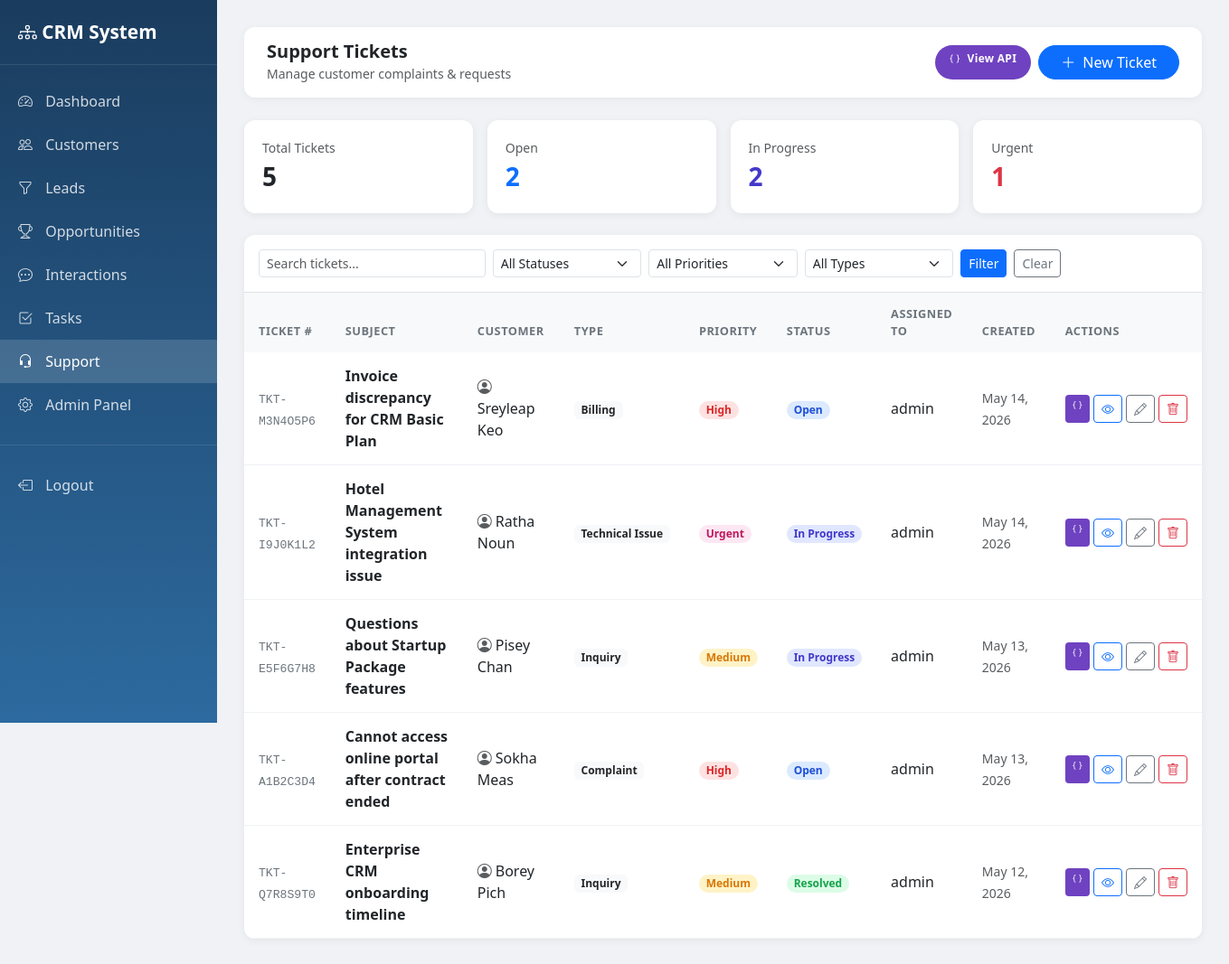
Screenshot of /support/ (signed in) with the database file from the repository.
### support/models.py (models this page shows, shortened)
class SupportTicket(models.Model):
    ISSUE_TYPE_CHOICES = [
        ('complaint', 'Complaint'),
        ('inquiry', 'Inquiry'),
        ('technical', 'Technical Issue'),
        ('billing', 'Billing'),
        ('other', 'Other'),
    ]
    PRIORITY_CHOICES = [
        ('low', 'Low'),
        ('medium', 'Medium'),
        ('high', 'High'),
        ('urgent', 'Urgent'),
    ]
    STATUS_CHOICES = [
        ('open', 'Open'),
        ('in_progress', 'In Progress'),
        ('resolved', 'Resolved'),
        ('closed', 'Closed'),
    ]
    ticket_number = models.CharField(max_length=20, unique=True, default=generate_ticket_number, editable=False)
    customer = models.ForeignKey(Customer, on_delete=models.CASCADE, related_name='tickets')
    issue_type = models.CharField(max_length=20, choices=ISSUE_TYPE_CHOICES, default='inquiry')
    subject = models.CharField(max_length=255)
    description = models.TextField()
    priority = models.CharField(max_length=10, choices=PRIORITY_CHOICES, default='medium')
    status = models.CharField(max_length=20, choices=STATUS_CHOICES, default='open')
    assigned_to = models.ForeignKey(settings.AUTH_USER_MODEL, on_delete=models.SET_NULL, null=True, blank=True, related_name='assigned_tickets')
    created_by = models.ForeignKey(settings.AUTH_USER_MODEL, on_delete=models.SET_NULL, null=True, blank=True, related_name='created_tickets')
    created_at = models.DateTimeField(auto_now_add=True)
    updated_at = models.DateTimeField(auto_now=True)
    class Meta:
        ordering = ['-created_at']

### customers/models.py (models this page shows)
class Customer(models.Model):
    SEGMENT_CHOICES = [
        ('enterprise', 'Enterprise'),
        ('smb', 'SMB'),
        ('startup', 'Startup'),
        ('individual', 'Individual'),
    ]
    STATUS_CHOICES = [
        ('active', 'Active'),
        ('inactive', 'Inactive'),
        ('blocked', 'Blocked'),
    ]
    full_name = models.CharField(max_length=200)
    email = models.EmailField(unique=True, blank=True, null=True)
    phone = models.CharField(max_length=20, blank=True)
    company = models.CharField(max_length=200, blank=True)
    job_title = models.CharField(max_length=100, blank=True)
    segment = models.CharField(max_length=20, choices=SEGMENT_CHOICES, blank=True)
    industry = models.CharField(max_length=100, blank=True)
    city = models.CharField(max_length=100, blank=True)
    country = models.CharField(max_length=100, blank=True)
    status = models.CharField(max_length=20, choices=STATUS_CHOICES, default='active')
    tags = models.ManyToManyField(CustomerTag, blank=True)
    assigned_to = models.ForeignKey(User, on_delete=models.SET_NULL, null=True, blank=True, related_name='assigned_customers')
    created_by = models.ForeignKey(User, on_delete=models.SET_NULL, null=True, related_name='created_customers')
    created_at = models.DateTimeField(auto_now_add=True)
    updated_at = models.DateTimeField(auto_now=True)
    def __str__(self):
        return self.full_name

### accounts/models.py (models this page shows, shortened)
class User(AbstractUser):
    ROLE_CHOICES = [
        ('admin', 'Admin'),
        ('sales_staff', 'Sales Staff'),
        ('customer_service', 'Customer Service'),
    ]
    phone = models.CharField(max_length=20, blank=True)
    role = models.CharField(max_length=20, choices=ROLE_CHOICES, default='sales_staff')
    profile_image = models.ImageField(upload_to='profiles/', blank=True, null=True)

### support/views.py (the view)
# urls.py: path('', views.ticket_list, name='ticket_list'),
@login_required
def ticket_list(request):
    tickets = SupportTicket.objects.select_related('customer', 'assigned_to')
    status = request.GET.get('status')
    if status:
        tickets = tickets.filter(status=status)
    priority = request.GET.get('priority')
    if priority:
        tickets = tickets.filter(priority=priority)
    issue_type = request.GET.get('issue_type')
    if issue_type:
        tickets = tickets.filter(issue_type=issue_type)
    query = request.GET.get('q')
    if query:
        tickets = tickets.filter(
            Q(subject__icontains=query) |
            Q(ticket_number__icontains=query) |
            Q(customer__name__icontains=query)
        )
    context = {
        'tickets': tickets,
        'status_filter': status,
        'priority_filter': priority,
        'issue_type_filter': issue_type,
        'query': query,
        'total': tickets.count(),
        'open_count': SupportTicket.objects.filter(status='open').count(),
        'in_progress_count': SupportTicket.objects.filter(status='in_progress').count(),
        'resolved_count': SupportTicket.objects.filter(status='resolved').count(),
        'urgent_count': SupportTicket.objects.filter(priority='urgent').count(),
    }
    return render(request, 'support/ticket_list.html', context)

### templates/support/ticket_list.html (shortened to what this page needs)
<!DOCTYPE html>
<html lang="en">
<head>
    <link href="https://cdn.jsdelivr.net/npm/bootstrap@5.3.0/dist/css/bootstrap.min.css" rel="stylesheet">
    <link href="https://cdn.jsdelivr.net/npm/bootstrap-icons@1.10.0/font/bootstrap-icons.css" rel="stylesheet">
</head>
<body>
<div class="d-flex">
    <div class="sidebar">
        <div class="brand"><i class="bi bi-diagram-3"></i> CRM System</div>
        <div class="mt-3">
            <a href="/dashboard/"><i class="bi bi-speedometer2"></i> Dashboard</a>
            <a href="/customers/"><i class="bi bi-people"></i> Customers</a>
            <a href="/leads/"><i class="bi bi-funnel"></i> Leads</a>
            <a href="/opportunities/"><i class="bi bi-trophy"></i> Opportunities</a>
            <a href="/interactions/"><i class="bi bi-chat-dots"></i> Interactions</a>
            <a href="/tasks/"><i class="bi bi-check2-square"></i> Tasks</a>
            <a href="/support/" class="active"><i class="bi bi-headset"></i> Support</a>
            <a href="/admin/"><i class="bi bi-gear"></i> Admin Panel</a>
            <div style="border-top: 1px solid rgba(255,255,255,0.1); margin: 20px 0;"></div>
            <a href="/accounts/logout/"><i class="bi bi-box-arrow-left"></i> Logout</a>
        </div>
    </div>
    <div class="main-content w-100">
        <div class="topbar">
            <div>
                <h5 class="mb-0 fw-bold">Support Tickets</h5>
                <small class="text-muted">Manage customer complaints & requests</small>
            </div>
            <div class="d-flex gap-2">
                <a href="/api/tickets/" target="_blank" class="btn btn-api rounded-pill px-3">
                    <i class="bi bi-braces me-1"></i> View API
                </a>
                <a href="{% url 'ticket_add' %}" class="btn btn-primary rounded-pill px-4">
                    <i class="bi bi-plus-lg me-1"></i> New Ticket
                </a>
            </div>
        </div>
        <div class="row g-3 mb-4">
            <div class="col-md-3">
                <div class="stat-card">
                    <div class="text-muted small">Total Tickets</div>
                    <div class="fs-3 fw-bold text-dark">{{ total }}</div>
                </div>
            </div>
            <div class="col-md-3">
                <div class="stat-card">
                    <div class="text-muted small">Open</div>
                    <div class="fs-3 fw-bold text-primary">{{ open_count }}</div>
                </div>
            </div>
            <div class="col-md-3">
                <div class="stat-card">
                    <div class="text-muted small">In Progress</div>
                    <div class="fs-3 fw-bold" style="color:#4338ca;">{{ in_progress_count }}</div>
                </div>
            </div>
            <div class="col-md-3">
                <div class="stat-card">
                    <div class="text-muted small">Urgent</div>
                    <div class="fs-3 fw-bold text-danger">{{ urgent_count }}</div>
                </div>
            </div>
        </div>
        <div class="table-card mb-4">
            <div class="p-3 border-bottom">
                <form method="get" class="row g-2 align-items-end">
                    <div class="col-md-3">
                        <input type="text" name="q" class="form-control form-control-sm" placeholder="Search tickets..." value="{{ query|default:'' }}">
                    </div>
                    <div class="col-md-2">
                        <select name="status" class="form-select form-select-sm">
                            <option value="">All Statuses</option>
                        </select>
                    </div>
                    <div class="col-md-2">
                        <select name="priority" class="form-select form-select-sm">
                            <option value="">All Priorities</option>
                        </select>
                    </div>
                    <div class="col-md-2">
                        <select name="issue_type" class="form-select form-select-sm">
                            <option value="">All Types</option>
                        </select>
                    </div>
                    <div class="col-md-3 d-flex gap-2">
                        <button type="submit" class="btn btn-sm btn-primary">Filter</button>
                        <a href="{% url 'ticket_list' %}" class="btn btn-sm btn-outline-secondary">Clear</a>
                    </div>
                </form>
            </div>
            <table class="table mb-0">
                <thead>
                    <tr>
                        <th>Ticket #</th>
                        <th>Subject</th>
                        <th>Customer</th>
                        <th>Type</th>
                        <th>Priority</th>
                        <th>Status</th>
                        <th>Assigned To</th>
                        <th>Created</th>
                        <th>Actions</th>
                    </tr>
                </thead>
                <tbody>
                    {% for ticket in tickets %}
                    <tr>
                        <td><span class="ticket-number">{{ ticket.ticket_number }}</span></td>
                        <td>
                            <a href="{% url 'ticket_detail' ticket.pk %}" class="fw-semibold text-dark text-decoration-none">
                                {{ ticket.subject }}
                            </a>
                        </td>
                        <td><i class="bi bi-person-circle me-1 text-muted"></i>{{ ticket.customer }}</td>
                        <td><span class="badge bg-light text-dark">{{ ticket.get_issue_type_display }}</span></td>
                        <td>
                            <span class="badge rounded-pill badge-priority-{{ ticket.priority }}">
                                {{ ticket.get_priority_display }}
                            </span>
                        </td>
                        <td>
                            <span class="badge rounded-pill badge-status-{{ ticket.status }}">
                                {{ ticket.get_status_display }}
                            </span>
                        </td>
                        <td>{{ ticket.assigned_to.get_full_name|default:ticket.assigned_to.username|default:"—" }}</td>
                        <td><span class="text-muted small">{{ ticket.created_at|date:"M d, Y" }}</span></td>
                        <td>
                            <div class="d-flex gap-1">
                                <a href="/api/tickets/{{ ticket.pk }}/" target="_blank" class="btn btn-sm btn-json" title="View JSON">
                                    <i class="bi bi-braces"></i>
                                </a>
                                <a href="{% url 'ticket_detail' ticket.pk %}" class="btn btn-sm btn-outline-primary" title="View"><i class="bi bi-eye"></i></a>
                                <a href="{% url 'ticket_edit' ticket.pk %}" class="btn btn-sm btn-outline-secondary" title="Edit"><i class="bi bi-pencil"></i></a>
                                <a href="{% url 'ticket_delete' ticket.pk %}" class="btn btn-sm btn-outline-danger" title="Delete"><i class="bi bi-trash"></i></a>
                            </div>
                        </td>
                    </tr>
                    {% endfor %}
                </tbody>
            </table>
        </div>
    </div>
</div>
</body>
</html>

### templates/support/ticket_list.html (style rules this page uses)
body { background-color: #f0f2f5; }
.sidebar { min-height: 100vh; background: linear-gradient(180deg, #1a3c5e 0%, #2d6a9f 100%); width: 240px; position: fixed; padding-top: 20px; }
.sidebar .brand { color: white; font-size: 1.3rem; font-weight: 700; padding: 0 20px 20px; border-bottom: 1px solid rgba(255,255,255,0.1); }
.sidebar a { color: rgba(255,255,255,0.8); text-decoration: none; display: block; padding: 12px 20px; transition: all 0.2s; }
.sidebar a:hover, .sidebar a.active { background: rgba(255,255,255,0.15); color: white; }
.sidebar a i { margin-right: 10px; }
.main-content { margin-left: 240px; padding: 30px; }
.topbar { background: white; border-radius: 12px; padding: 15px 25px; margin-bottom: 25px; box-shadow: 0 2px 10px rgba(0,0,0,0.05); display: flex; justify-content: space-between; align-items: center; }
.table-card { background: white; border-radius: 12px; box-shadow: 0 2px 10px rgba(0,0,0,0.06); overflow: hidden; }
.table thead th { background: #f8f9fa; font-size: 0.8rem; text-transform: uppercase; letter-spacing: 0.5px; color: #6c757d; border: none; padding: 14px 16px; }
.table tbody td { padding: 14px 16px; vertical-align: middle; border-color: #f0f2f5; }
.stat-card { background: white; border-radius: 12px; padding: 20px; box-shadow: 0 2px 10px rgba(0,0,0,0.06); }
.badge-priority-urgent { background-color: #fce7f3; color: #be185d; }
.badge-priority-high { background-color: #fee2e2; color: #dc2626; }
.badge-priority-medium { background-color: #fef3c7; color: #d97706; }
.badge-status-open { background-color: #dbeafe; color: #1d4ed8; }
.badge-status-in_progress { background-color: #e0e7ff; color: #4338ca; }
.badge-status-resolved { background-color: #dcfce7; color: #16a34a; }
.ticket-number { font-family: monospace; font-size: 0.82rem; color: #6c757d; }
.btn-api { background: #6f42c1; color: white; border: none; font-size: 0.75rem; font-weight: 600; letter-spacing: 0.3px; }
.btn-json { background: #6f42c1; color: white; border: none; font-size: 0.7rem; }

### rows the page displays
SupportTicket: ticket_number "TKT-M3N4O5P6", subject "Invoice discrepancy for CRM Basic Plan", customer "Sreyleap Keo", issue_type "Billing", priority "High", status "Open", assigned_to.get_full_name "admin", created_at "May 14, 2026"
SupportTicket: ticket_number "TKT-I9J0K1L2", subject "Hotel Management System integration issue", customer "Ratha Noun", issue_type "Technical Issue", priority "Urgent", status "In Progress", assigned_to.get_full_name "admin", created_at "May 14, 2026"
SupportTicket: ticket_number "TKT-E5F6G7H8", subject "Questions about Startup Package features", customer "Pisey Chan", issue_type "Inquiry", priority "Medium", status "In Progress", assigned_to.get_full_name "admin", created_at "May 13, 2026"
SupportTicket: ticket_number "TKT-A1B2C3D4", subject "Cannot access online portal after contract ended", customer "Sokha Meas", issue_type "Complaint", priority "High", status "Open", assigned_to.get_full_name "admin", created_at "May 13, 2026"
SupportTicket: ticket_number "TKT-Q7R8S9T0", subject "Enterprise CRM onboarding timeline", customer "Borey Pich", issue_type "Inquiry", priority "Medium", status "Resolved", assigned_to.get_full_name "admin", created_at "May 12, 2026"

### other values shown
{{ total }} "5"
{{ open_count }} "2"
{{ in_progress_count }} "2"
{{ urgent_count }} "1"
